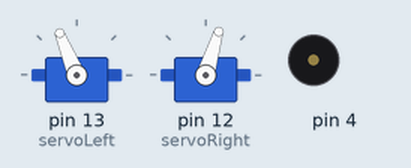
Recording of a sketch running on a simulated Arduino Uno, built with avr-gcc and run on an emulated ATmega328P. On the bench: 2 × servo, buzzer (waves = sounding). What the sketch prints to the serial monitor is not drawn.

Above: at 1.05 s.
Timing chart, 0 to 4.0 s (numbered marks = the images above):
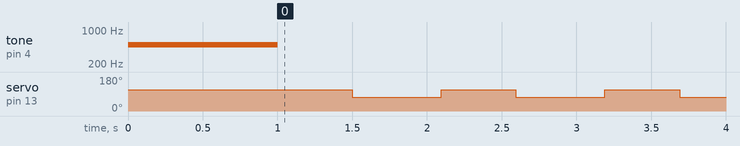

Measured:
- by itself, servo on pin 13 (servoLeft): alternates 112° for 0.50 s and 73° for 0.59 s

The sketch:

test._sensor.ino
```cpp
#include <Servo.h>

Servo servoLeft;
Servo servoRight;

void setup()                                 // Built-in initialization block
{
  Serial.begin(9600);

  tone(4, 500, 1000);                       // (port, tone, length)
  delay(1000);
  pinMode(13, INPUT);                         // Set RIGHT whisker pin to input
  pinMode(12, INPUT);                         // Set LEFT whisker pin to input

  servoLeft.attach(13);
  servoRight.attach(12);
                          // Set data rate to 9600 bps
}

  void moveForward(){
    servoLeft.writeMicroseconds(1700);
    servoRight.writeMicroseconds(1300);
  }
  void moveBackward(int x){
    servoLeft.writeMicroseconds(1700);
    servoRight.writeMicroseconds(1300);
      delay(x);
  }
  void turnLeft(){
    servoLeft.writeMicroseconds(1300);         // Turns left
    servoRight.writeMicroseconds(1300);
      delay(544);
  }


void loop()                                  // Main loop auto-repeats
{

  byte wLeft = digitalRead(13);               // Copy left result to wLeft
  byte wRight = digitalRead(12);              // Copy right result to wRight

  Serial.print(wLeft);                       // Display left whisker state
  Serial.println(wRight);                    // Display right whisker state

                                  // Pause for 50 ms


  if (wLeft==0 or wRight==0){
    moveBackward(500);
    turnLeft();
    }
  else {
    moveForward();
  }

  delay(50);
}
```
